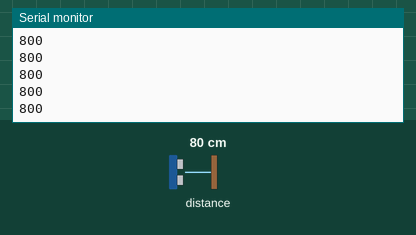
This sketch was run on a simulated Arduino Uno, built with avr-gcc and run on an emulated ATmega328P. Shown: the last lines printed to the serial monitor. Inputs (shaded band) come from the test bench; at power-on: distance to the obstacle 80 cm.

Above: at 1.2 s.
1.3 s: distance to the obstacle set to 2 cm
At 1.8 s:
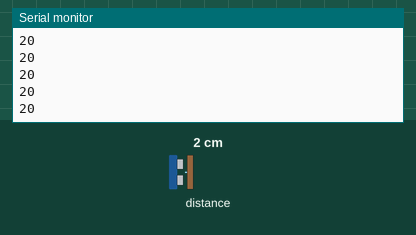
2.8 s: distance to the obstacle set to 4 cm
At 3.8 s:
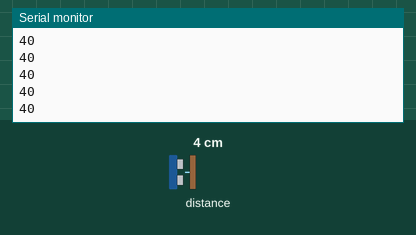
Timing chart, 0 to 5.8 s (numbered marks = the images above; inputs shaded):
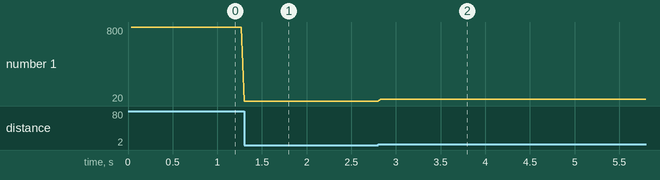

Measured:
- after the input at 1.3 s, the serial monitor: prints a new line at once (image 1)
- after the input at 2.8 s, the serial monitor: prints a new line at once (image 2)
- plotted number 1: 800 → 20 after the input at 1.3 s, 20 → 40 after the input at 2.8 s

The sketch:

polulu_vl53l0x.ino
```cpp
#include <Arduino.h>
/* This example shows how to get single-shot range
 measurements from the VL53L0X. The sensor can optionally be
 configured with different ranging profiles, as described in
 the VL53L0X API user manual, to get better performance for
 a certain application. This code is based on the four
 "SingleRanging" examples in the VL53L0X API.

 The range readings are in units of mm. */

#include <Wire.h>
#include <VL53L0X.h>

VL53L0X sensor;


// Uncomment this line to use long range mode. This
// increases the sensitivity of the sensor and extends its
// potential range, but increases the likelihood of getting
// an inaccurate reading because of reflections from objects
// other than the intended target. It works best in dark
// conditions.

//#define LONG_RANGE


// Uncomment ONE of these two lines to get
// - higher speed at the cost of lower accuracy OR
// - higher accuracy at the cost of lower speed

//#define HIGH_SPEED
//#define HIGH_ACCURACY


void setup()
{
    Serial.begin(9600);
    Wire.begin();

    sensor.setTimeout(500);
    if (!sensor.init())
    {
        Serial.println("Failed to detect and initialize sensor!");
        while (1) {}
    }

#if defined LONG_RANGE
    // lower the return signal rate limit (default is 0.25 MCPS)
  sensor.setSignalRateLimit(0.1);
  // increase laser pulse periods (defaults are 14 and 10 PCLKs)
  sensor.setVcselPulsePeriod(VL53L0X::VcselPeriodPreRange, 18);
  sensor.setVcselPulsePeriod(VL53L0X::VcselPeriodFinalRange, 14);
#endif

#if defined HIGH_SPEED
    // reduce timing budget to 20 ms (default is about 33 ms)
  sensor.setMeasurementTimingBudget(20000);
#elif defined HIGH_ACCURACY
    // increase timing budget to 200 ms
  sensor.setMeasurementTimingBudget(200000);
#endif
}

void loop()
{
    Serial.print(sensor.readRangeSingleMillimeters());
    if (sensor.timeoutOccurred()) { Serial.print(" TIMEOUT"); }

    Serial.println();
}
```

TimeOfFlight.cpp
```cpp
#include "TimeOfFlight.hpp"

namespace sensor{

    TimeOfFlight::TimeOfFlight() {
        VL53L0X = Adafruit_VL53L0X();
        distance = 0;
        range_state = TOF_LONG_RANGE;
        for(int i = 0; i < NUM_PREV_DISTANCE; i++){
            prev_distances[i] = i; // dont set all to same value, otherwise check_prev_distances will fail
        }
    }


    void TimeOfFlight::reset_prev_distances() {
        for(int i = 0; i < NUM_PREV_DISTANCE; i++){
            prev_distances[i] = i; // dont set all to same value, otherwise check_prev_distances will fail
        }
    }


    void TimeOfFlight::update_prev_distances(float cur_distance) {
        for(int i = 0; i < NUM_PREV_DISTANCE; i++){
            if(i == (NUM_PREV_DISTANCE - 1))
                prev_distances[i] = cur_distance;
            else
                prev_distances[i] = prev_distances[i+1];
        }
    }


    bool TimeOfFlight::check_prev_distances() {
        int count_same = 0;
        for(int i = 0; i < (NUM_PREV_DISTANCE - 1); i++){
            if(prev_distances[i] == prev_distances[i+1])
                count_same++;
        }
        if(count_same == (NUM_PREV_DISTANCE -1))
            return TOF_OK;
        return TOF_OK;
    }


    bool TimeOfFlight::check_scheduled() {
        schedule_count++;
        if(schedule_count == (schedule_period + 1)){
            return SCHEDULED;
        }
        return NOT_SCHEDULED;
    }


    bool TimeOfFlight::set_long_range() {
        // need equivalent from arduino libraries of Vcselperiod Pre and Final Range. these are from polulu driver.
        // VL53L0X.setVcselPulsePeriod(VL53L0X::VcselPeriodPreRange, 18);
        // VL53L0X.setVcselPulsePeriod(VL53L0X::VcselPeriodFinalRange, 14);
        range_state = TOF_LONG_RANGE;
    }


    bool TimeOfFlight::set_short_range() {
        //VL53L0X.setVcselPulsePeriod(VL53L0X::VcselPeriodPreRange, 14);
        //VL53L0X.setVcselPulsePeriod(VL53L0X::VcselPeriodFinalRange, 10);
        range_state = TOF_SHORT_RANGE;
    }


    bool TimeOfFlight::init(tof_init_config_s tof_init_config) {
        init_config = tof_init_config;

        if(!enable())
            return TOF_NOT_OK;

        if(!VL53L0X.begin())
            return TOF_NOT_OK;

        set_schedule_period(tof_init_config.schedule_period);

        if(!set_range_state(tof_init_config.range_state))
            return TOF_NOT_OK;

        return TOF_OK;
    }


    bool TimeOfFlight::reset() {
        shutdown();
        reset_prev_distances();
        if(!init(init_config)){
            if(!init(init_config)){
                return TOF_NOT_OK;
            }
        }
        return TOF_OK;
    }


    void TimeOfFlight::run10ms() {
        if(check_scheduled() == SCHEDULED){
            VL53L0X.rangingTest(&measure, false);
            if (measure.RangeStatus != 4){
                distance = measure.RangeMilliMeter;
                schedule_count = 0;
            }
            else{
                // make task scheduled next cycle, and set distance to prev distance
                schedule_count--;
                distance = prev_distances[NUM_PREV_DISTANCE - 1];
            }
            update_prev_distances(distance);
        }
    }


    void TimeOfFlight::set_schedule_period(int period) { // milliseconds/10
        schedule_period = period;
        VL53L0X.setMeasurementTimingBudgetMicroSeconds(period * 1000); // microseconds
    }


    bool TimeOfFlight::set_range_state(bool range) {
        if(range == TOF_LONG_RANGE){
            if(!set_long_range())
                return TOF_NOT_OK;
        }
        if(range == TOF_SHORT_RANGE){
            if(!set_short_range())
                return TOF_NOT_OK;
        }
        if (range_state != range){
            return TOF_NOT_OK;
        }
        return TOF_OK;
    }


    bool TimeOfFlight::get_range_state(bool &range) {
        range = range_state;
        return TOF_OK;
    }


    bool TimeOfFlight::get_distance(float &value) {
        if (check_prev_distances() == TOF_OK){
            value = distance;
            return TOF_OK;
        }
        value = 0;
        return TOF_NOT_OK;
    }


    bool TimeOfFlight::shutdown() {
        digitalWrite(init_config.shutdown_pin, LOW);
        delay(10);
        return TOF_OK;
    }


    bool TimeOfFlight::enable() {
        pinMode(init_config.shutdown_pin, INPUT);
        digitalWrite(init_config.shutdown_pin, HIGH);
    }


    bool TimeOfFlight::set_address(int new_address) {
        if(!VL53L0X.setAddress(new_address))
            return TOF_NOT_OK;
        return TOF_OK;
    }
}
```

TimeOfFlight.hpp
```cpp
#ifndef MTE380_GROUP14_TIMEOFFLIGHT_H
#define MTE380_GROUP14_TIMEOFFLIGHT_H

#include <Arduino.h>
#include <Adafruit_VL53L0X.h>

#define TOF_OK 1
#define TOF_NOT_OK 0

#define SCHEDULED 1
#define NOT_SCHEDULED 0

#define TOF_LONG_RANGE 1
#define TOF_SHORT_RANGE 0

#define NUM_PREV_DISTANCE 5

namespace sensor{

    struct tof_init_config_s{
        int schedule_period;  // how often run10ms runs
        bool range_state;  // default range
        int address;  // i2c address (default 0x29)
        int shutdown_pin;  // pin that controls the shutdown function of sensor
    };

    class TimeOfFlight {
    private:
        float distance;
        float prev_distances[NUM_PREV_DISTANCE];
        bool range_state;

        // init config struct
        tof_init_config_s init_config;

        // VL53L0X sensor object
        Adafruit_VL53L0X VL53L0X;

        // measurement object
        VL53L0X_RangingMeasurementData_t measure;

        int schedule_count;
        int schedule_period;

        // set range state
        bool set_long_range();
        bool set_short_range();

        // functions to reset or update prev_distances array
        void update_prev_distances(float cur_distance);
        void reset_prev_distances();

        // function to check prev_distances validity
        bool check_prev_distances();

        // check if sensor is scheduled to run in this cycle
        bool check_scheduled();


    public:

        // constructor and destructor
        TimeOfFlight();
        ~TimeOfFlight() = default;

        // main task
        void run10ms();

        // sets the schedule period
        void set_schedule_period(int period);

        // initialization function
        bool init(tof_init_config_s tof_init_config);

        // resets the sensor
        // TODO: configure address after shutdown
        bool reset();

        // getter and setter for the range state of the sensor
        bool set_range_state(bool range);
        bool get_range_state(bool & range);

        // getter function for distance
        // returns true if distance is valid, false if distance is invalid
        bool get_distance(float & value);

        // function to set the shutdown pin
        bool shutdown();

        // function to clear the shutdown pin
        bool enable();

        // function to set the i2c address
        bool set_address(int new_address);
    };
}


#endif //MTE380_GROUP14_TIMEOFFLIGHT_H
```
